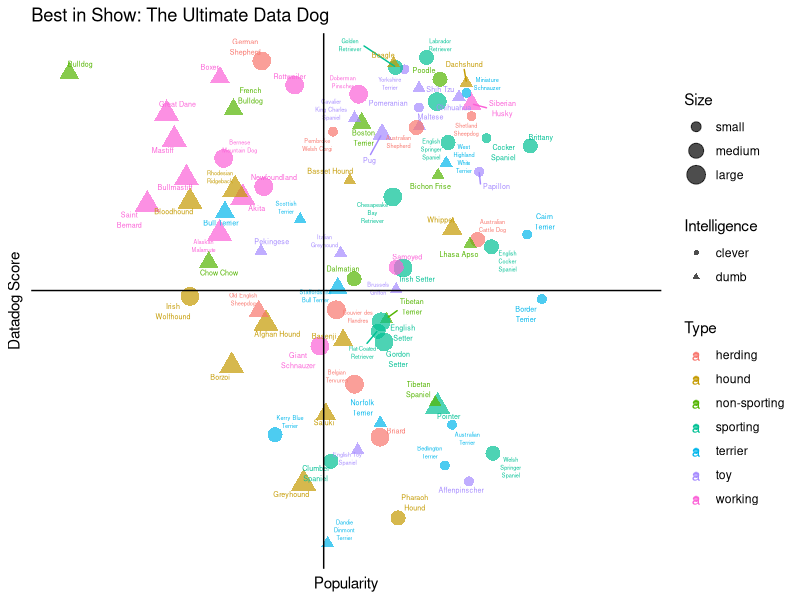

R code for this plot:
## ---- chunk 1
knitr::opts_chunk$set(echo = TRUE)
## ---- chunk 2
library(tidyverse)
df <- readxl::read_xlsx('KIB - Best in Show (public).xlsx', sheet='Best in show full sheet', skip = 2)
df <- df %>% 
  select(breed = `Sources - see bottom right`, type = category, size = `size category`,
         score = `datadog score`, popularity = `POPULARITY IN US...6`, int = `INTELLIGENCE (TRAINABILITY) ranking`) %>% 
  na.omit()

head(df)
## ---- chunk 3
df <- df[-1, ]

head(df)
## ---- chunk 4
str(df)
## ---- chunk 5
df$size <- factor(df$size, levels = c('small', 'medium', 'large'))
df$popularity <- as.numeric(df$popularity)
df$int <- as.numeric(df$int)

df <- df %>% 
  mutate(int = ifelse(int >= 0.5, 'clever', 'dumb'))
# x-axis: data score
# y-axis: popularity
# color: type
# size: size
# label: breed
# shape: intelligence
## ---- chunk 6
ggplot(df, aes(x = score, y = popularity, color = type,
               size = size, shape = int)) +
  geom_jitter(alpha = 0.7) +
  ggrepel::geom_text_repel(aes(label = str_wrap(df$breed, width = 12)), size = ifelse(str_length(df$breed) > 15, 1.4, 1.8)) +
  geom_hline(yintercept = 77) +
  geom_vline(xintercept = 2.4) +
  xlim(min(df$score)-0.05, max(df$score)+0.5) +
  ylim(0, 200) +
  scale_y_reverse() +
  scale_size_discrete(range=c(3, 6, 9)) +
  theme_classic() +
  theme(legend.position='right', axis.text = element_blank(), axis.ticks = element_blank(),
        axis.line = element_blank()) +
  ggtitle('Best in Show: The Ultimate Data Dog') +
  xlab('Popularity') +
  ylab('Datadog Score') +
  labs(size = 'Size', color = 'Type', shape = 'Intelligence')
